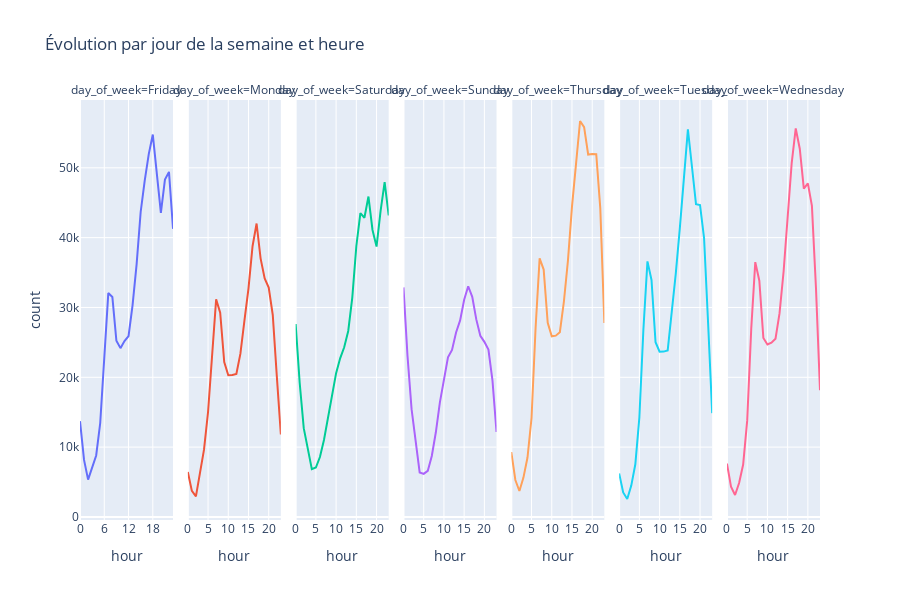

Here is the notebook cell this chart was saved with:
### Code cell
data_day_hour = (df14.groupby(['day_of_week', 'hour'])
                    .size()
                    .reset_index(name='count'))

# Ordonner les jours
jour_ordre = ['Monday', 'Tuesday', 'Wednesday', 'Thursday', 'Friday', 'Saturday', 'Sunday']
data_day_hour['day_of_week'] = pd.Categorical(data_day_hour['day_of_week'], 
                                             categories=jour_ordre, 
                                             ordered=True)

fig = px.line(
    data_day_hour, 
    x='hour', 
    y='count', 
    color='day_of_week',
    facet_col='day_of_week',
    title="Évolution par jour de la semaine et heure"
)

fig.update_layout(
    showlegend=False,
    xaxis=dict(tickvals=list(range(0, 25, 6))),
    height=600
)

### Figure 1 — Plotly figure (JSON) as saved in the notebook; plotly's stock layout.template omitted (floating-point values rounded to 4 significant figures)
{"data": [{"hovertemplate": "day_of_week=Friday<br>hour=%{x}<br>count=%{y}<extra></extra>", "legendgroup": "Friday", "line": {"color": "#636efa", "dash": "solid"}, "marker": {"symbol": "circle"}, "mode": "lines", "name": "Friday", "orientation": "v", "showlegend": true, "type": "scatter", "x": [0, 1, 2, 3, 4, 5, 6, 7, 8, 9, 10, 11, 12, 13, 14, 15, 16, 17, 18, 19, 20, 21, 22, 23], "xaxis": "x", "y": [13716, 8163, 5350, 6930, 8806, 13450, 23412, 32061, 31509, 25230, 24176, 25188, 25907, 30341, 36206, 43673, 48169, 51961, 54762, 49595, 43542, 48323, 49409, 41260], "yaxis": "y"}, {"hovertemplate": "day_of_week=Monday<br>hour=%{x}<br>count=%{y}<extra></extra>", "legendgroup": "Monday", "line": {"color": "#EF553B", "dash": "solid"}, "marker": {"symbol": "circle"}, "mode": "lines", "name": "Monday", "orientation": "v", "showlegend": true, "type": "scatter", "x": [0, 1, 2, 3, 4, 5, 6, 7, 8, 9, 10, 11, 12, 13, 14, 15, 16, 17, 18, 19, 20, 21, 22, 23], "xaxis": "x2", "y": [6436, 3737, 2938, 6232, 9640, 15032, 23746, 31159, 29265, 22197, 20288, 20333, 20488, 23385, 28157, 32744, 38770, 42023, 37000, 34159, 32849, 28925, 20158, 11811], "yaxis": "y2"}, {"hovertemplate": "day_of_week=Saturday<br>hour=%{x}<br>count=%{y}<extra></extra>", "legendgroup": "Saturday", "line": {"color": "#00cc96", "dash": "solid"}, "marker": {"symbol": "circle"}, "mode": "lines", "name": "Saturday", "orientation": "v", "showlegend": true, "type": "scatter", "x": [0, 1, 2, 3, 4, 5, 6, 7, 8, 9, 10, 11, 12, 13, 14, 15, 16, 17, 18, 19, 20, 21, 22, 23], "xaxis": "x3", "y": [27633, 19189, 12710, 9542, 6846, 7084, 8579, 11014, 14411, 17669, 20596, 22718, 24298, 26636, 31418, 38769, 43512, 42844, 45883, 41098, 38714, 43826, 47951, 43174], "yaxis": "y3"}, {"hovertemplate": "day_of_week=Sunday<br>hour=%{x}<br>count=%{y}<extra></extra>", "legendgroup": "Sunday", "line": {"color": "#ab63fa", "dash": "solid"}, "marker": {"symbol": "circle"}, "mode": "lines", "name": "Sunday", "orientation": "v", "showlegend": true, "type": "scatter", "x": [0, 1, 2, 3, 4, 5, 6, 7, 8, 9, 10, 11, 12, 13, 14, 15, 16, 17, 18, 19, 20, 21, 22, 23], "xaxis": "x4", "y": [32877, 23015, 15436, 10597, 6374, 6169, 6596, 8728, 12128, 16401, 19839, 22856, 23911, 26417, 28151, 31112, 33038, 31521, 28291, 25948, 25076, 23967, 19566, 12166], "yaxis": "y4"}, {"hovertemplate": "day_of_week=Thursday<br>hour=%{x}<br>count=%{y}<extra></extra>", "legendgroup": "Thursday", "line": {"color": "#FFA15A", "dash": "solid"}, "marker": {"symbol": "circle"}, "mode": "lines", "name": "Thursday", "orientation": "v", "showlegend": true, "type": "scatter", "x": [0, 1, 2, 3, 4, 5, 6, 7, 8, 9, 10, 11, 12, 13, 14, 15, 16, 17, 18, 19, 20, 21, 22, 23], "xaxis": "x5", "y": [9293, 5290, 3719, 5637, 8505, 14169, 27065, 37038, 35431, 27812, 25877, 25966, 26465, 30840, 36699, 44442, 50560, 56704, 55825, 51907, 51990, 51953, 44194, 27764], "yaxis": "y5"}, {"hovertemplate": "day_of_week=Tuesday<br>hour=%{x}<br>count=%{y}<extra></extra>", "legendgroup": "Tuesday", "line": {"color": "#19d3f3", "dash": "solid"}, "marker": {"symbol": "circle"}, "mode": "lines", "name": "Tuesday", "orientation": "v", "showlegend": true, "type": "scatter", "x": [0, 1, 2, 3, 4, 5, 6, 7, 8, 9, 10, 11, 12, 13, 14, 15, 16, 17, 18, 19, 20, 21, 22, 23], "xaxis": "x6", "y": [6237, 3509, 2571, 4494, 7548, 14241, 26872, 36599, 33934, 25023, 23676, 23679, 23850, 29075, 34846, 41338, 48667, 55500, 50186, 44789, 44661, 39913, 27712, 14869], "yaxis": "y6"}, {"hovertemplate": "day_of_week=Wednesday<br>hour=%{x}<br>count=%{y}<extra></extra>", "legendgroup": "Wednesday", "line": {"color": "#FF6692", "dash": "solid"}, "marker": {"symbol": "circle"}, "mode": "lines", "name": "Wednesday", "orientation": "v", "showlegend": true, "type": "scatter", "x": [0, 1, 2, 3, 4, 5, 6, 7, 8, 9, 10, 11, 12, 13, 14, 15, 16, 17, 18, 19, 20, 21, 22, 23], "xaxis": "x7", "y": [7644, 4324, 3141, 4855, 7511, 13794, 26943, 36495, 33826, 25635, 24696, 24963, 25533, 29183, 35148, 43388, 50684, 55637, 52732, 47017, 47772, 44553, 32868, 18146], "yaxis": "y7"}], "layout": {"annotations": [{"font": {}, "showarrow": false, "text": "day_of_week=Friday", "x": 0.06286, "xanchor": "center", "xref": "paper", "y": 1, "yanchor": "bottom", "yref": "paper"}, {"font": {}, "showarrow": false, "text": "day_of_week=Monday", "x": 0.2086, "xanchor": "center", "xref": "paper", "y": 1, "yanchor": "bottom", "yref": "paper"}, {"font": {}, "showarrow": false, "text": "day_of_week=Saturday", "x": 0.3543, "xanchor": "center", "xref": "paper", "y": 1, "yanchor": "bottom", "yref": "paper"}, {"font": {}, "showarrow": false, "text": "day_of_week=Sunday", "x": 0.5, "xanchor": "center", "xref": "paper", "y": 1, "yanchor": "bottom", "yref": "paper"}, {"font": {}, "showarrow": false, "text": "day_of_week=Thursday", "x": 0.6457, "xanchor": "center", "xref": "paper", "y": 1, "yanchor": "bottom", "yref": "paper"}, {"font": {}, "showarrow": false, "text": "day_of_week=Tuesday", "x": 0.7914, "xanchor": "center", "xref": "paper", "y": 1, "yanchor": "bottom", "yref": "paper"}, {"font": {}, "showarrow": false, "text": "day_of_week=Wednesday", "x": 0.9371, "xanchor": "center", "xref": "paper", "y": 1, "yanchor": "bottom", "yref": "paper"}], "height": 600, "legend": {"title": {"text": "day_of_week"}, "tracegroupgap": 0}, "showlegend": false, "title": {"text": "Évolution par jour de la semaine et heure"}, "xaxis": {"anchor": "y", "domain": [0, 0.1257], "tickvals": [0, 6, 12, 18, 24], "title": {"text": "hour"}}, "xaxis2": {"anchor": "y2", "domain": [0.1457, 0.2714], "matches": "x", "title": {"text": "hour"}}, "xaxis3": {"anchor": "y3", "domain": [0.2914, 0.4171], "matches": "x", "title": {"text": "hour"}}, "xaxis4": {"anchor": "y4", "domain": [0.4371, 0.5629], "matches": "x", "title": {"text": "hour"}}, "xaxis5": {"anchor": "y5", "domain": [0.5829, 0.7086], "matches": "x", "title": {"text": "hour"}}, "xaxis6": {"anchor": "y6", "domain": [0.7286, 0.8543], "matches": "x", "title": {"text": "hour"}}, "xaxis7": {"anchor": "y7", "domain": [0.8743, 1.0], "matches": "x", "title": {"text": "hour"}}, "yaxis": {"anchor": "x", "domain": [0, 1], "title": {"text": "count"}}, "yaxis2": {"anchor": "x2", "domain": [0, 1], "matches": "y", "showticklabels": false}, "yaxis3": {"anchor": "x3", "domain": [0, 1], "matches": "y", "showticklabels": false}, "yaxis4": {"anchor": "x4", "domain": [0, 1], "matches": "y", "showticklabels": false}, "yaxis5": {"anchor": "x5", "domain": [0, 1], "matches": "y", "showticklabels": false}, "yaxis6": {"anchor": "x6", "domain": [0, 1], "matches": "y", "showticklabels": false}, "yaxis7": {"anchor": "x7", "domain": [0, 1], "matches": "y", "showticklabels": false}}}
